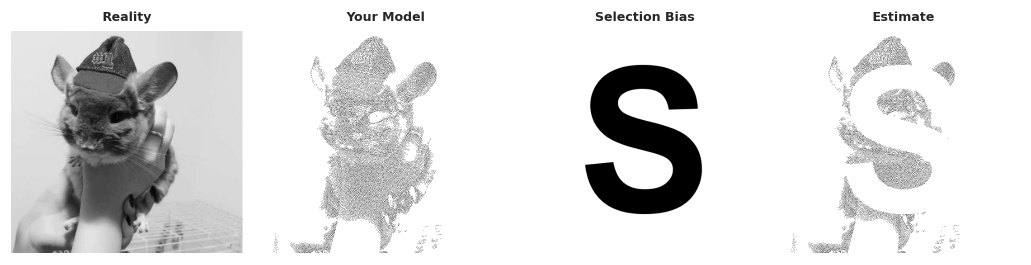
#> input picture my_statistics_meme.png, 2061 x 529 px (shown at 1/2 size)
$ python -i step1_prepare_image.py   (imports and definitions only)
#> lines starting #> are read from the running program, lines starting #| are printed output that depends on the picture
"""
Step 1: Prepare a black and white image for the statistics meme.
Loads an image, converts to grayscale, and resizes to appropriate dimensions
while maintaining aspect ratio.
"""

import numpy as np
from PIL import Image


def prepare_image(
    img_path: str,
    max_size: int = 512,
    target_size: tuple[int, int] | None = None
) -> np.ndarray:
    """
    Load an image, convert to grayscale, and resize to appropriate dimensions
    for the statistics meme while maintaining aspect ratio.

    Parameters
    ----------
    img_path : str
        Path to the input image file
    max_size : int
        Maximum dimension (width or height) if target_size is None.
        Image will be resized to fit within this size while maintaining aspect ratio.
    target_size : tuple[int, int] | None
        Optional target size (width, height). If provided, image will be resized
        to this size. If None, uses max_size to determine dimensions.

    Returns
    -------
    img_array : np.ndarray
        Grayscale image as 2D array (height, width) with values in [0, 1]
    """
#> called with img_path = 'my_statistics_meme.png', max_size = 512
    # Load the image
    original_img = Image.open(img_path)
#> original_img is the input picture: PIL image 2061x529 RGBA; mean R, G, B, A 223.1, 223.1, 223.1, 255

    # Convert to grayscale if needed
    if original_img.mode != 'L':
        original_img = original_img.convert('L')
#> original_img: PIL image 2061x529 L

    # Convert to numpy array and normalize to [0, 1]
    img_array = np.array(original_img, dtype=np.float32) / 255.0

    # Resize if needed
    if target_size is not None:
        # Resize to exact target size
        new_size = target_size
        img_resized_pil = original_img.resize(new_size, Image.Resampling.LANCZOS)
        if img_resized_pil.mode != 'L':
            img_resized_pil = img_resized_pil.convert('L')
        img_resized = np.array(img_resized_pil, dtype=np.float32) / 255.0
    elif img_array.shape[0] > max_size or img_array.shape[1] > max_size:
        # Resize to fit within max_size while maintaining aspect ratio
        scale = max_size / max(img_array.shape[0], img_array.shape[1])
#> scale = 0.248
        new_size = (int(img_array.shape[1] * scale), int(img_array.shape[0] * scale))
#> new_size = (512, 131)
        img_resized_pil = original_img.resize(new_size, Image.Resampling.LANCZOS)
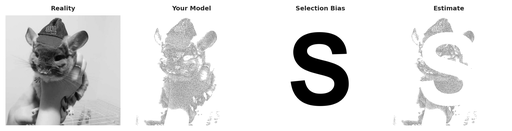
#> img_resized_pil: PIL image 512x131 L; min 0, max 255, mean 223
        if img_resized_pil.mode != 'L':
            img_resized_pil = img_resized_pil.convert('L')
        img_resized = np.array(img_resized_pil, dtype=np.float32) / 255.0
    else:
        img_resized = img_array.copy()

    # Ensure img_resized is 2D grayscale
    if len(img_resized.shape) > 2:
        img_resized = img_resized[:, :, 0]
    elif len(img_resized.shape) == 2:
        pass
    else:
        raise ValueError(f"Unexpected image shape: {img_resized.shape}")

    return img_resized

>>> result = prepare_image('my_statistics_meme.png')
